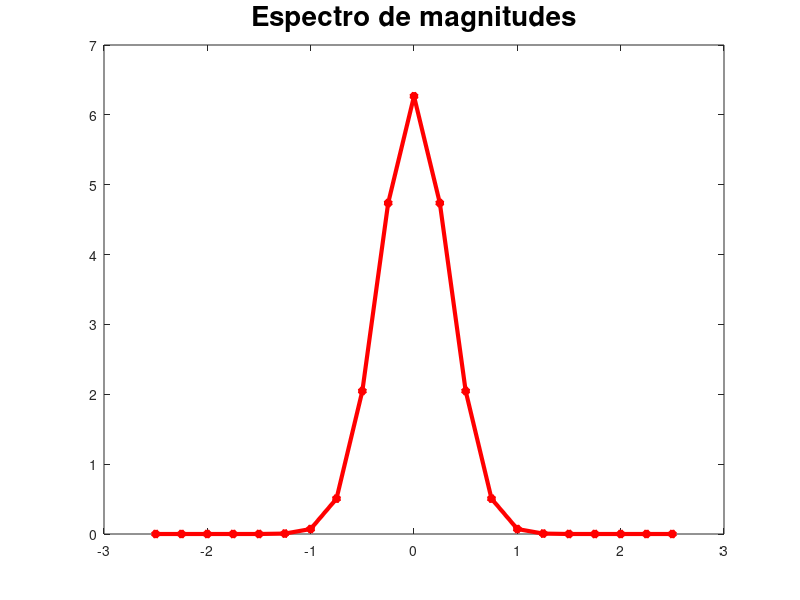

Source code (MATLAB):
dt=0.2;
t=-2:dt:2;
v=exp(-2*t.^2);
%plot (t, v, "r*-", "linewidth", 3);
%title("v(t) por t - 1.d)", "fontsize", 20);
%xlabel("t", "fontsize", 18);
%ylabel("v(t)", "fontsize", 18);

f=-2.5:(1/4):2.5;
V = fft(v)
V = fftshift(V);
modV = abs(V);
plot(f, modV, "r*-", "linewidth", 3)
title("Espectro de magnitudes", "fontsize", 20);

